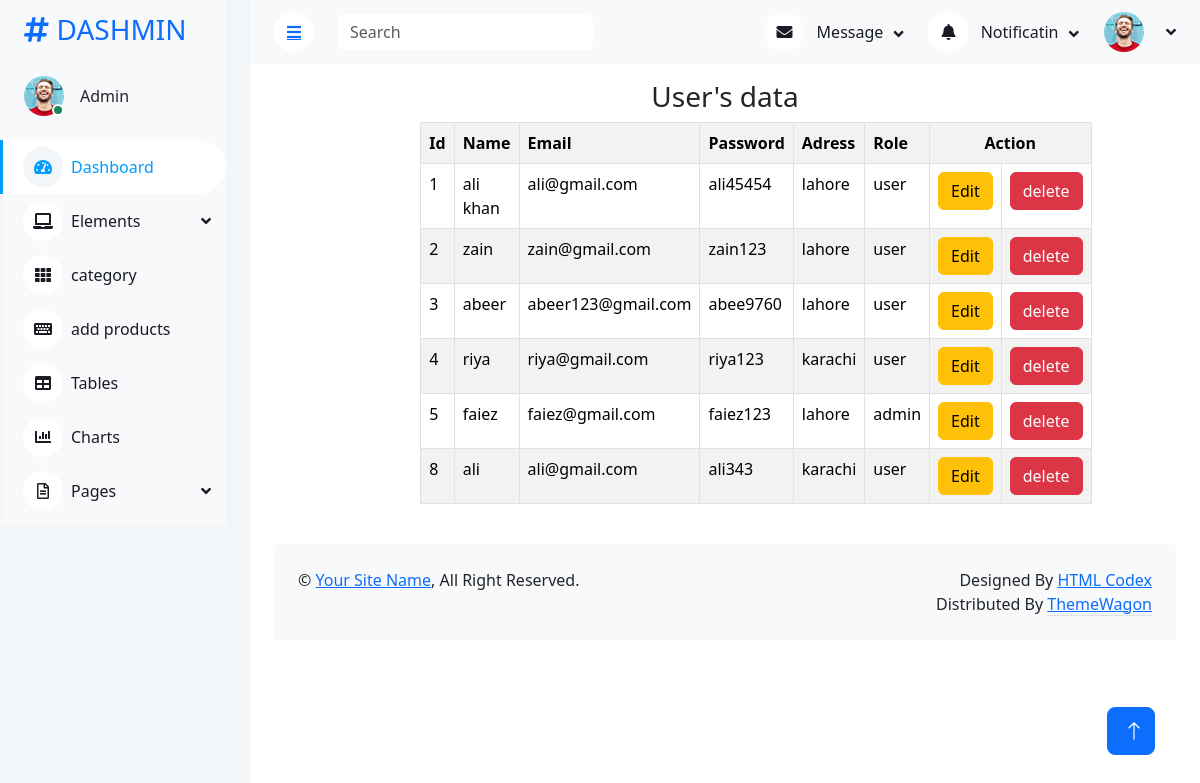
The page /admin_panel/public.php?index (signed in) on the database as committed earlier.
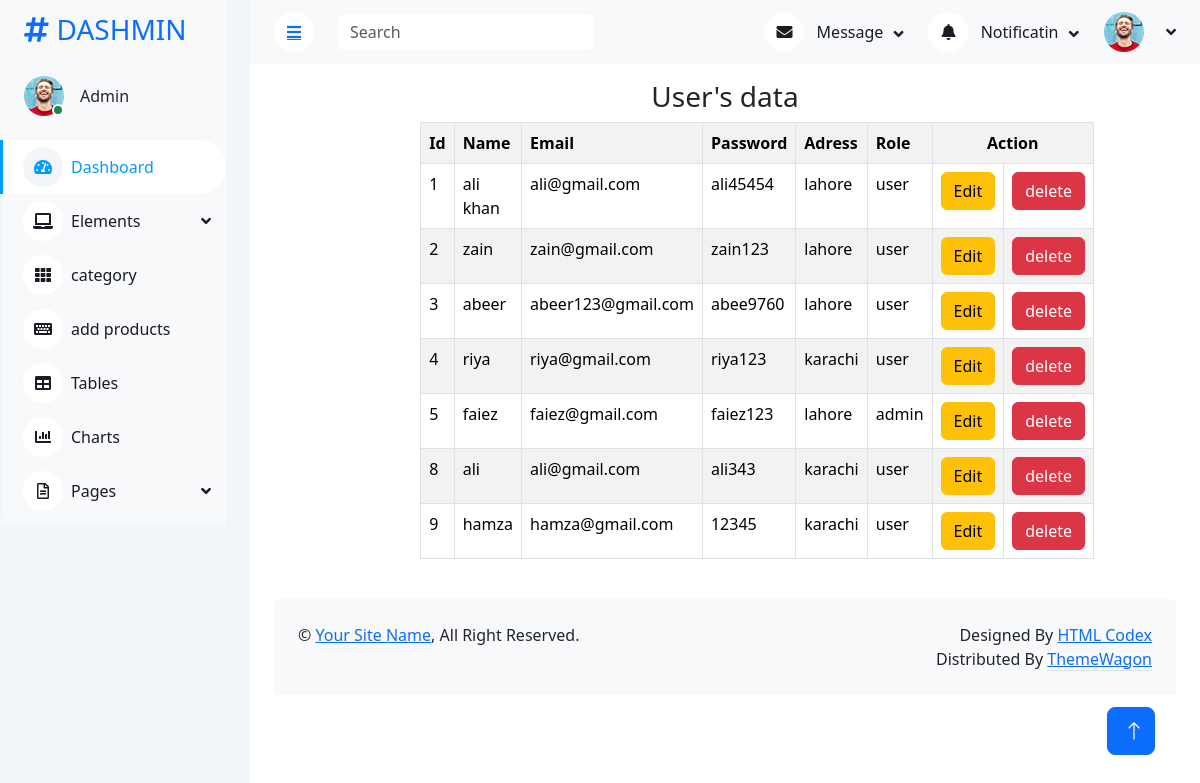
The same page on the database as committed later.
### tables this page shows
CREATE TABLE `register` (
  `id` int(11) NOT NULL,
  `Name` varchar(30) NOT NULL,
  `Email` varchar(30) NOT NULL,
  `Password` varchar(20) DEFAULT NULL,
  `Address` varchar(50) DEFAULT NULL,
  `role` varchar(20) DEFAULT 'user'
);

### admin_panel/index.php (the view, shortened to what this page needs)
<!doctype html>
<html lang="en">
  <head>
    <link href="https://cdn.jsdelivr.net/npm/bootstrap@5.3.8/dist/css/bootstrap.min.css" rel="stylesheet">
  </head>
  <body>
        <div class="container">
            <div class="row">
                <div class="col-8 mx-auto">
                    <h3 class='text-center mt-3'>User's data</h3>
                    <table class="table table-bordered table-hover table-striped">
                        <tr>
                            <th>Id</th>
                            <th>Name</th>
                            <th>Email</th>
                            <th>Password</th>
                            <th>Adress</th>
                            <th>Role</th>
                            <th colspan='2' class='text-center'>Action</th>
                        </tr>
                        <?php
                        include '../connection.php';
                        $query = mysqli_query($con , "SELECT * from register");
                        foreach($query as $value){
                            ?>
                            <tr>
                                <td><?php echo $value['id'];?></td>
                                <td><?php echo $value['Name'];?></td>
                                <td><?php echo $value['Email'];?></td>
                                <td><?php echo $value['Password'];?></td>
                                <td><?php echo $value['Address'];?></td>
                                <td><?php echo $value['role'];?></td>
                                <td>
<button type="button" class="btn btn-warning" data-bs-toggle="modal" data-bs-target="#edit<?php echo $value['id'];?>">
  Edit
</button>
</td>
<td><button type="button" class="btn btn-danger" data-bs-toggle="modal" data-bs-target="#delete<?php echo $value['id'];?>">
  delete
</button>
</td>
                            </tr>
                            <?php
                        }
                        ?>
                    </table>
                </div>
            </div>
        </div>
  </body>
</html>

Rows that differ between the two databases and show on the page:
added register: id "9", Name "hamza", Email "hamza@gmail.com", Password "12345", Address "karachi", role "user"
